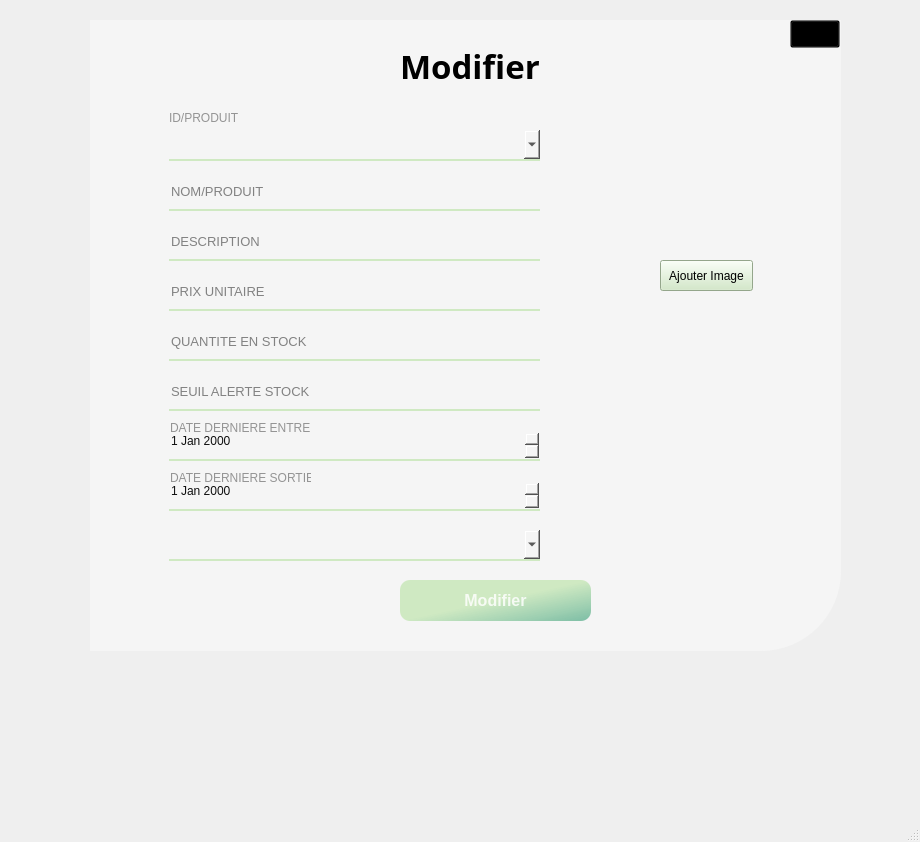
<?xml version="1.0" encoding="UTF-8"?>
<ui version="4.0">
 <class>MainWindow</class>
 <widget class="QMainWindow" name="MainWindow">
  <property name="geometry">
   <rect>
    <x>0</x>
    <y>0</y>
    <width>920</width>
    <height>842</height>
   </rect>
  </property>
  <property name="windowTitle">
   <string>MainWindow</string>
  </property>
  <widget class="QWidget" name="centralwidget">
   <widget class="QWidget" name="widget_2" native="true">
    <property name="geometry">
     <rect>
      <x>90</x>
      <y>20</y>
      <width>751</width>
      <height>631</height>
     </rect>
    </property>
    <property name="styleSheet">
     <string notr="true">#widget_2{
background-color: rgb(245, 245, 245);
border-bottom-right-radius: 80px;}</string>
    </property>
    <widget class="QLineEdit" name="lineEdit_3">
     <property name="geometry">
      <rect>
       <x>79</x>
       <y>160</y>
       <width>371</width>
       <height>31</height>
      </rect>
     </property>
     <property name="font">
      <font>
       <pointsize>10</pointsize>
      </font>
     </property>
     <property name="styleSheet">
      <string notr="true">background-color: rgb(245, 245, 245);
border:none;
border-bottom:1.5px solid #CFE9C2;
color:rgba(0,0,0,240);
padding-bottom:7px;</string>
     </property>
     <property name="text">
      <string/>
     </property>
     <property name="echoMode">
      <enum>QLineEdit::Normal</enum>
     </property>
     <property name="placeholderText">
      <string>NOM/PRODUIT</string>
     </property>
    </widget>
    <widget class="QPushButton" name="pushButton">
     <property name="geometry">
      <rect>
       <x>310</x>
       <y>560</y>
       <width>191</width>
       <height>41</height>
      </rect>
     </property>
     <property name="font">
      <font>
       <pointsize>12</pointsize>
       <weight>75</weight>
       <bold>true</bold>
      </font>
     </property>
     <property name="styleSheet">
      <string notr="true">QPushButton#pushButton{
	background-color: qlineargradient(spread:pad, x1:2, y1:1, x2:1, y2:0, stop:0 rgba(11, 131, 120, 219), stop:1   #CFE9C2);
	color:rgba(255, 255, 255, 210);
	border-radius:10px;
}
QPushButton#pushButton:hover{
	background-color: qlineargradient(spread:pad, x1:2, y1:1, x2:1, y2:0, stop:0 #CFE9C2, stop:1 rgba(11, 131, 120, 219));
}
QPushButton#pushButton:pressed{
	padding-left:2px;
	padding-top:2px;
	background-color: qlineargradient(spread:pad, x1:0, y1:0.505682, x2:1, y2:0.477, stop:0   #CFE9C2, stop:1 rgba(11, 131, 120, 219));
}</string>
     </property>
     <property name="text">
      <string>Modifier</string>
     </property>
    </widget>
    <widget class="QLabel" name="label_6">
     <property name="geometry">
      <rect>
       <x>310</x>
       <y>20</y>
       <width>141</width>
       <height>51</height>
      </rect>
     </property>
     <property name="font">
      <font>
       <family>Vladimir Script</family>
       <pointsize>25</pointsize>
       <weight>75</weight>
       <bold>true</bold>
      </font>
     </property>
     <property name="text">
      <string>Modifier</string>
     </property>
    </widget>
    <widget class="QPushButton" name="pushButton_2">
     <property name="geometry">
      <rect>
       <x>700</x>
       <y>0</y>
       <width>50</width>
       <height>28</height>
      </rect>
     </property>
     <property name="styleSheet">
      <string notr="true">
background-color: transparent;</string>
     </property>
     <property name="text">
      <string/>
     </property>
     <property name="icon">
      <iconset>
       <normaloff>icons/icons8-fermer-la-fenêtre-50.png</normaloff>icons/icons8-fermer-la-fenêtre-50.png</iconset>
     </property>
     <property name="iconSize">
      <size>
       <width>30</width>
       <height>30</height>
      </size>
     </property>
    </widget>
    <widget class="QLineEdit" name="lineEdit_4">
     <property name="geometry">
      <rect>
       <x>79</x>
       <y>210</y>
       <width>371</width>
       <height>31</height>
      </rect>
     </property>
     <property name="font">
      <font>
       <pointsize>10</pointsize>
      </font>
     </property>
     <property name="styleSheet">
      <string notr="true">background-color: rgb(245, 245, 245);
border:none;
border-bottom:1.5px solid #CFE9C2;
color:rgba(0,0,0,240);
padding-bottom:7px;</string>
     </property>
     <property name="text">
      <string/>
     </property>
     <property name="placeholderText">
      <string>DESCRIPTION</string>
     </property>
    </widget>
    <widget class="QLineEdit" name="lineEdit_5">
     <property name="geometry">
      <rect>
       <x>79</x>
       <y>260</y>
       <width>371</width>
       <height>31</height>
      </rect>
     </property>
     <property name="font">
      <font>
       <pointsize>10</pointsize>
      </font>
     </property>
     <property name="styleSheet">
      <string notr="true">background-color: rgb(245, 245, 245);
border:none;
border-bottom:1.5px solid #CFE9C2;
color:rgba(0,0,0,240);
padding-bottom:7px;</string>
     </property>
     <property name="text">
      <string/>
     </property>
     <property name="placeholderText">
      <string>PRIX UNITAIRE</string>
     </property>
    </widget>
    <widget class="QLineEdit" name="lineEdit_6">
     <property name="geometry">
      <rect>
       <x>79</x>
       <y>310</y>
       <width>371</width>
       <height>31</height>
      </rect>
     </property>
     <property name="font">
      <font>
       <pointsize>10</pointsize>
      </font>
     </property>
     <property name="styleSheet">
      <string notr="true">background-color: rgb(245, 245, 245);
border:none;
border-bottom:1.5px solid #CFE9C2;
color:rgba(0,0,0,240);
padding-bottom:7px;</string>
     </property>
     <property name="text">
      <string/>
     </property>
     <property name="placeholderText">
      <string>QUANTITE EN STOCK</string>
     </property>
    </widget>
    <widget class="QLineEdit" name="lineEdit_7">
     <property name="geometry">
      <rect>
       <x>79</x>
       <y>360</y>
       <width>371</width>
       <height>31</height>
      </rect>
     </property>
     <property name="font">
      <font>
       <pointsize>10</pointsize>
      </font>
     </property>
     <property name="styleSheet">
      <string notr="true">background-color: rgb(245, 245, 245);
border:none;
border-bottom:1.5px solid #CFE9C2;
color:rgba(0,0,0,240);
padding-bottom:7px;</string>
     </property>
     <property name="text">
      <string/>
     </property>
     <property name="placeholderText">
      <string>SEUIL ALERTE STOCK</string>
     </property>
    </widget>
    <widget class="QDateEdit" name="dateEdit">
     <property name="geometry">
      <rect>
       <x>79</x>
       <y>410</y>
       <width>371</width>
       <height>31</height>
      </rect>
     </property>
     <property name="styleSheet">
      <string notr="true">background-color: rgb(245, 245, 245);
border:none;
border-bottom:1.5px solid #CFE9C2;
color:rgba(0,0,0,240);
padding-bottom:7px;</string>
     </property>
    </widget>
    <widget class="QLabel" name="label">
     <property name="geometry">
      <rect>
       <x>80</x>
       <y>400</y>
       <width>141</width>
       <height>16</height>
      </rect>
     </property>
     <property name="styleSheet">
      <string notr="true">color: rgb(148, 148, 148);</string>
     </property>
     <property name="text">
      <string>DATE DERNIERE ENTREE</string>
     </property>
    </widget>
    <widget class="QDateEdit" name="dateEdit_2">
     <property name="geometry">
      <rect>
       <x>79</x>
       <y>460</y>
       <width>371</width>
       <height>31</height>
      </rect>
     </property>
     <property name="styleSheet">
      <string notr="true">background-color: rgb(245, 245, 245);
border:none;
border-bottom:1.5px solid #CFE9C2;
color:rgba(0,0,0,240);
padding-bottom:7px;</string>
     </property>
    </widget>
    <widget class="QLabel" name="label_2">
     <property name="geometry">
      <rect>
       <x>80</x>
       <y>450</y>
       <width>141</width>
       <height>16</height>
      </rect>
     </property>
     <property name="styleSheet">
      <string notr="true">color: rgb(148, 148, 148);</string>
     </property>
     <property name="text">
      <string>DATE DERNIERE SORTIE</string>
     </property>
    </widget>
    <widget class="QComboBox" name="comboBox">
     <property name="geometry">
      <rect>
       <x>79</x>
       <y>510</y>
       <width>371</width>
       <height>31</height>
      </rect>
     </property>
     <property name="styleSheet">
      <string notr="true">background-color: rgb(245, 245, 245);
border:none;
border-bottom:1.5px solid #CFE9C2;
color:rgba(0,0,0,240);
padding-bottom:7px;</string>
     </property>
    </widget>
    <widget class="QPushButton" name="pushButton_3">
     <property name="geometry">
      <rect>
       <x>570</x>
       <y>240</y>
       <width>93</width>
       <height>31</height>
      </rect>
     </property>
     <property name="styleSheet">
      <string notr="true">background-color:  #CFE9C2;</string>
     </property>
     <property name="text">
      <string>Ajouter Image</string>
     </property>
    </widget>
    <widget class="QLabel" name="label_3">
     <property name="geometry">
      <rect>
       <x>90</x>
       <y>690</y>
       <width>191</width>
       <height>91</height>
      </rect>
     </property>
     <property name="text">
      <string/>
     </property>
    </widget>
    <widget class="QComboBox" name="comboBox_2">
     <property name="geometry">
      <rect>
       <x>79</x>
       <y>110</y>
       <width>371</width>
       <height>31</height>
      </rect>
     </property>
     <property name="accessibleDescription">
      <string/>
     </property>
     <property name="styleSheet">
      <string notr="true">background-color: rgb(245, 245, 245);
border:none;
border-bottom:1.5px solid #CFE9C2;
color:rgba(0,0,0,240);
padding-bottom:7px;</string>
     </property>
     <property name="currentText">
      <string/>
     </property>
    </widget>
    <widget class="QLabel" name="label_5">
     <property name="geometry">
      <rect>
       <x>79</x>
       <y>90</y>
       <width>71</width>
       <height>16</height>
      </rect>
     </property>
     <property name="styleSheet">
      <string notr="true">color: rgb(148, 148, 148);</string>
     </property>
     <property name="text">
      <string>ID/PRODUIT</string>
     </property>
    </widget>
    <widget class="QLineEdit" name="lineEdit">
     <property name="geometry">
      <rect>
       <x>492</x>
       <y>180</y>
       <width>231</width>
       <height>22</height>
      </rect>
     </property>
     <property name="styleSheet">
      <string notr="true">background-color: rgb(245, 245, 245);
border:none;
border-bottom:1.5px solid  rgb(245, 245, 245);
color:rgba(0,0,0,240);
padding-bottom:7px;</string>
     </property>
    </widget>
   </widget>
  </widget>
  <widget class="QMenuBar" name="menubar">
   <property name="geometry">
    <rect>
     <x>0</x>
     <y>0</y>
     <width>920</width>
     <height>26</height>
    </rect>
   </property>
  </widget>
  <widget class="QStatusBar" name="statusbar"/>
 </widget>
 <resources/>
 <connections/>
</ui>
